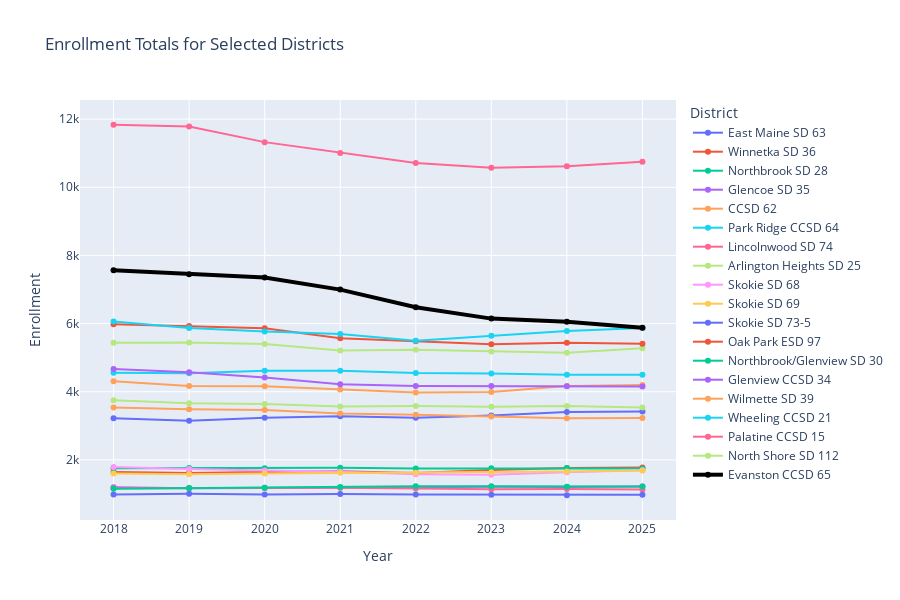

Here is the notebook cell this chart was saved with:
### Code cell
# Use plotly to create a line chart showing enrollment trends for each district
fig_enrollment_totals = go.Figure()

for district in target_districts:
    # Make 'Evanston CCSD 65' stand out with a thicker line and use black color
    if district == 'Evanston CCSD 65':
        district_data = filtered_enrollment_data[filtered_enrollment_data['District'] == district]
        fig_enrollment_totals.add_trace(go.Scatter(x=district_data['Year'], y=district_data['Enrollment'], mode='lines+markers', name=district, line=dict(width=4, color='black')))
        continue
    district_data = filtered_enrollment_data[filtered_enrollment_data['District'] == district]
    fig_enrollment_totals.add_trace(go.Scatter(x=district_data['Year'], y=district_data['Enrollment'], mode='lines+markers', name=district))
fig_enrollment_totals.update_layout(
    title='Enrollment Totals for Selected Districts',
    xaxis_title='Year',
    yaxis_title='Enrollment',
    legend_title='District',
    height=600
)
fig_enrollment_totals.show()

### Figure 1 — Plotly figure (JSON) as saved in the notebook; plotly's stock layout.template omitted (floating-point values rounded to 4 significant figures)
{"data": [{"mode": "lines+markers", "name": "East Maine SD 63", "type": "scatter", "x": [2018, 2019, 2020, 2021, 2022, 2023, 2024, 2025], "y": [3223, 3149, 3239, 3279, 3233, 3298, 3403, 3416]}, {"mode": "lines+markers", "name": "Winnetka SD 36", "type": "scatter", "x": [2018, 2019, 2020, 2021, 2022, 2023, 2024, 2025], "y": [1645, 1617, 1642, 1667, 1612, 1699, 1759, 1776]}, {"mode": "lines+markers", "name": "Northbrook SD 28", "type": "scatter", "x": [2018, 2019, 2020, 2021, 2022, 2023, 2024, 2025], "y": [1757, 1761, 1757, 1771, 1749, 1755, 1761, 1748]}, {"mode": "lines+markers", "name": "Glencoe SD 35", "type": "scatter", "x": [2018, 2019, 2020, 2021, 2022, 2023, 2024, 2025], "y": [1195, 1167, 1174, 1192, 1204, 1210, 1202, 1216]}, {"mode": "lines+markers", "name": "CCSD 62", "type": "scatter", "x": [2018, 2019, 2020, 2021, 2022, 2023, 2024, 2025], "y": [4305, 4167, 4158, 4063, 3980, 3994, 4171, 4194]}, {"mode": "lines+markers", "name": "Park Ridge CCSD 64", "type": "scatter", "x": [2018, 2019, 2020, 2021, 2022, 2023, 2024, 2025], "y": [4557, 4541, 4613, 4616, 4549, 4536, 4495, 4500]}, {"mode": "lines+markers", "name": "Lincolnwood SD 74", "type": "scatter", "x": [2018, 2019, 2020, 2021, 2022, 2023, 2024, 2025], "y": [1167, 1176, 1182, 1183, 1162, 1136, 1145, 1129]}, {"mode": "lines+markers", "name": "Arlington Heights SD 25", "type": "scatter", "x": [2018, 2019, 2020, 2021, 2022, 2023, 2024, 2025], "y": [5434, 5443, 5402, 5212, 5231, 5179, 5141, 5273]}, {"mode": "lines+markers", "name": "Skokie SD 68", "type": "scatter", "x": [2018, 2019, 2020, 2021, 2022, 2023, 2024, 2025], "y": [1792, 1729, 1691, 1650, 1576, 1563, 1633, 1694]}, {"mode": "lines+markers", "name": "Skokie SD 69", "type": "scatter", "x": [2018, 2019, 2020, 2021, 2022, 2023, 2024, 2025], "y": [1600, 1574, 1602, 1618, 1619, 1636, 1660, 1690]}, {"mode": "lines+markers", "name": "Skokie SD 73-5", "type": "scatter", "x": [2018, 2019, 2020, 2021, 2022, 2023, 2024, 2025], "y": [983, 1004, 986, 996, 981, 979, 961, 977]}, {"mode": "lines+markers", "name": "Oak Park ESD 97", "type": "scatter", "x": [2018, 2019, 2020, 2021, 2022, 2023, 2024, 2025], "y": [5981, 5925, 5860, 5571, 5483, 5396, 5437, 5404]}, {"mode": "lines+markers", "name": "Northbrook/Glenview SD 30", "type": "scatter", "x": [2018, 2019, 2020, 2021, 2022, 2023, 2024, 2025], "y": [1153, 1173, 1178, 1204, 1228, 1224, 1212, 1216]}, {"mode": "lines+markers", "name": "Glenview CCSD 34", "type": "scatter", "x": [2018, 2019, 2020, 2021, 2022, 2023, 2024, 2025], "y": [4669, 4570, 4416, 4222, 4171, 4165, 4157, 4150]}, {"mode": "lines+markers", "name": "Wilmette SD 39", "type": "scatter", "x": [2018, 2019, 2020, 2021, 2022, 2023, 2024, 2025], "y": [3538, 3485, 3463, 3363, 3324, 3271, 3220, 3228]}, {"mode": "lines+markers", "name": "Wheeling CCSD 21", "type": "scatter", "x": [2018, 2019, 2020, 2021, 2022, 2023, 2024, 2025], "y": [6059, 5868, 5765, 5691, 5492, 5644, 5781, 5870]}, {"mode": "lines+markers", "name": "Palatine CCSD 15", "type": "scatter", "x": [2018, 2019, 2020, 2021, 2022, 2023, 2024, 2025], "y": [11835, 11782, 11325, 11008, 10711, 10574, 10615, 10751]}, {"mode": "lines+markers", "name": "North Shore SD 112", "type": "scatter", "x": [2018, 2019, 2020, 2021, 2022, 2023, 2024, 2025], "y": [3747, 3664, 3639, 3565, 3578, 3556, 3580, 3534]}, {"line": {"color": "black", "width": 4}, "mode": "lines+markers", "name": "Evanston CCSD 65", "type": "scatter", "x": [2018, 2019, 2020, 2021, 2022, 2023, 2024, 2025], "y": [7563, 7447, 7352, 6997, 6481, 6145, 6053, 5877]}], "layout": {"height": 600, "legend": {"title": {"text": "District"}}, "title": {"text": "Enrollment Totals for Selected Districts"}, "xaxis": {"title": {"text": "Year"}}, "yaxis": {"title": {"text": "Enrollment"}}}}
